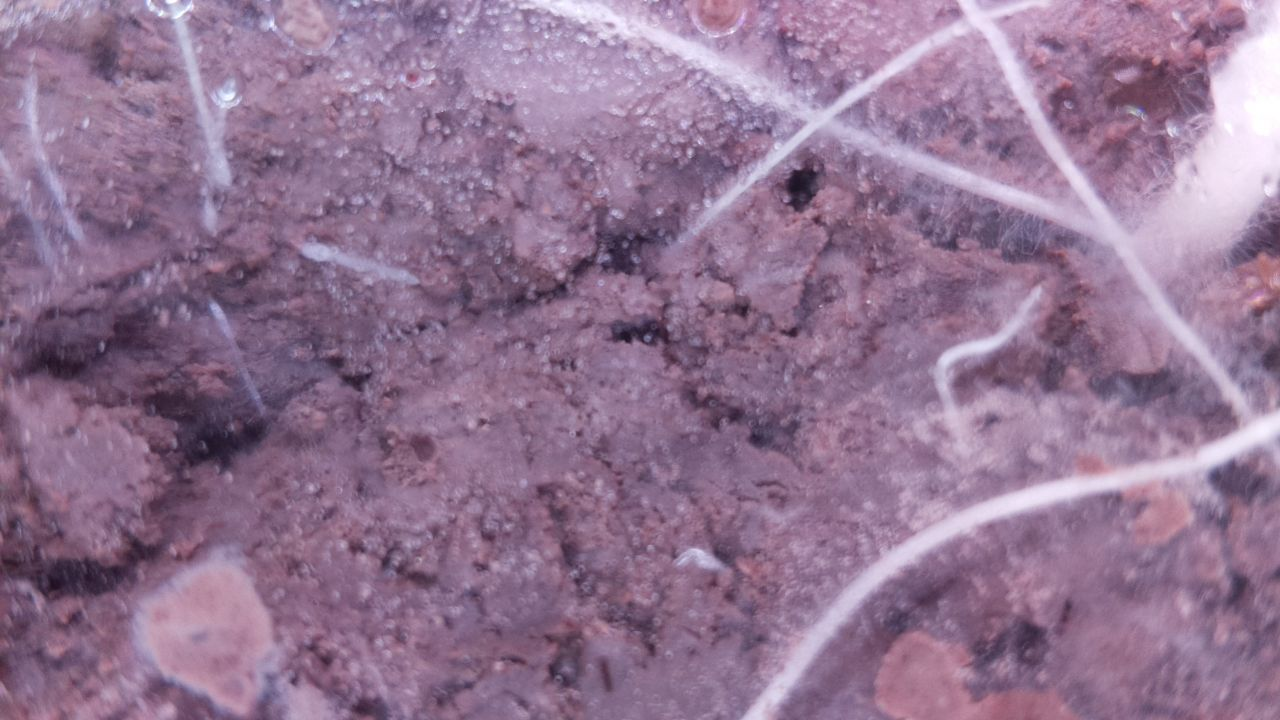
#> input picture Prototype_organized/c1t1/pic2019.07.15-0528t1_8.jpeg, 1280 x 720 px
$ python data_image.py
#> lines starting #> are read from the running program, lines starting #| are printed output that depends on the picture; after the words box and inside, x2 and y2 are one past the last pixel; in counts of white or black regions, pixels touching at a corner belong together
#!/usr/bin/env python
# coding: utf-8

# In[42]:


import pdb
import cv2
import numpy as np
import matplotlib.pyplot as plt
from PIL import Image
import os
import sys
import pandas as pd

files_name = ["Prototype_organized/c1t1/pic2019.07.15-0528t1_8.jpeg",
              "Prototype_organized/c1t2/pic2019.07.15-2309t2_8.jpeg"]

for filename in files_name:
    img = cv2.imread(filename)
#> img is the input picture: shape (720, 1280, 3); mean B, G, R 146, 117.1, 145.9
    gray = cv2.cvtColor(img, cv2.COLOR_BGR2GRAY)
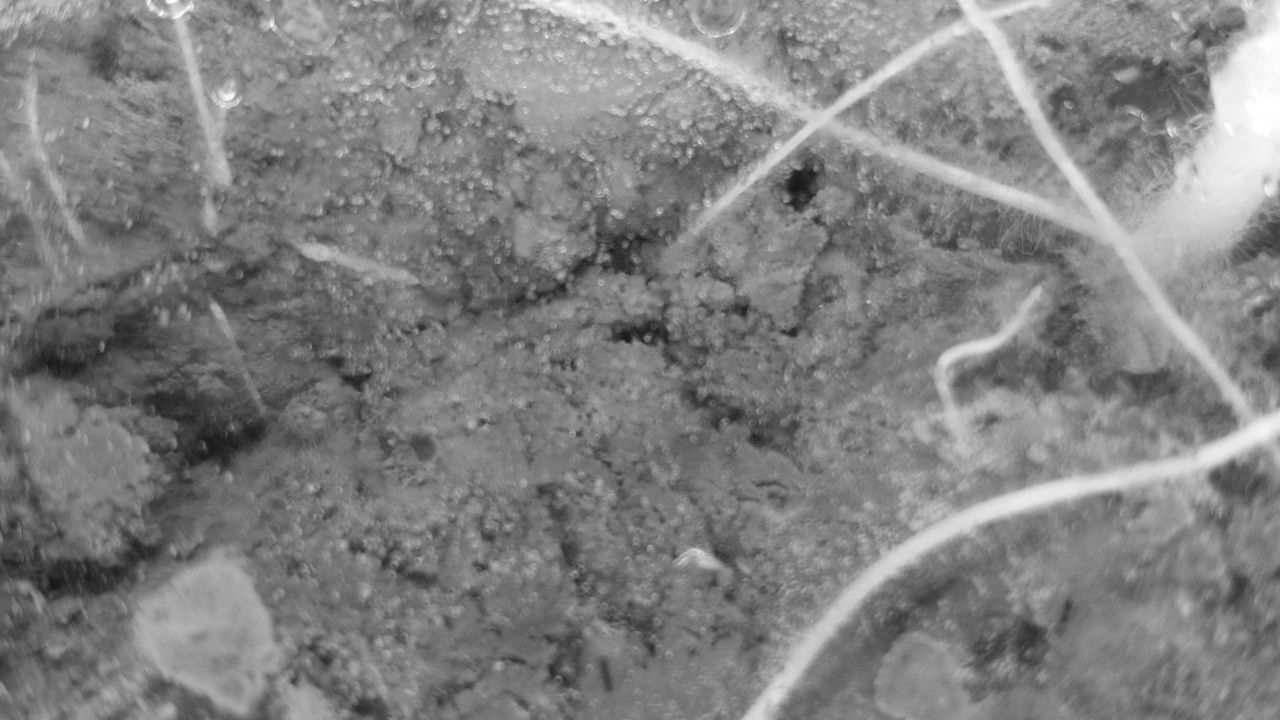
#> gray: shape (720, 1280); min 22, max 255, mean 129

    ret, thresh = cv2.threshold(gray, 170, 255, cv2.THRESH_BINARY)
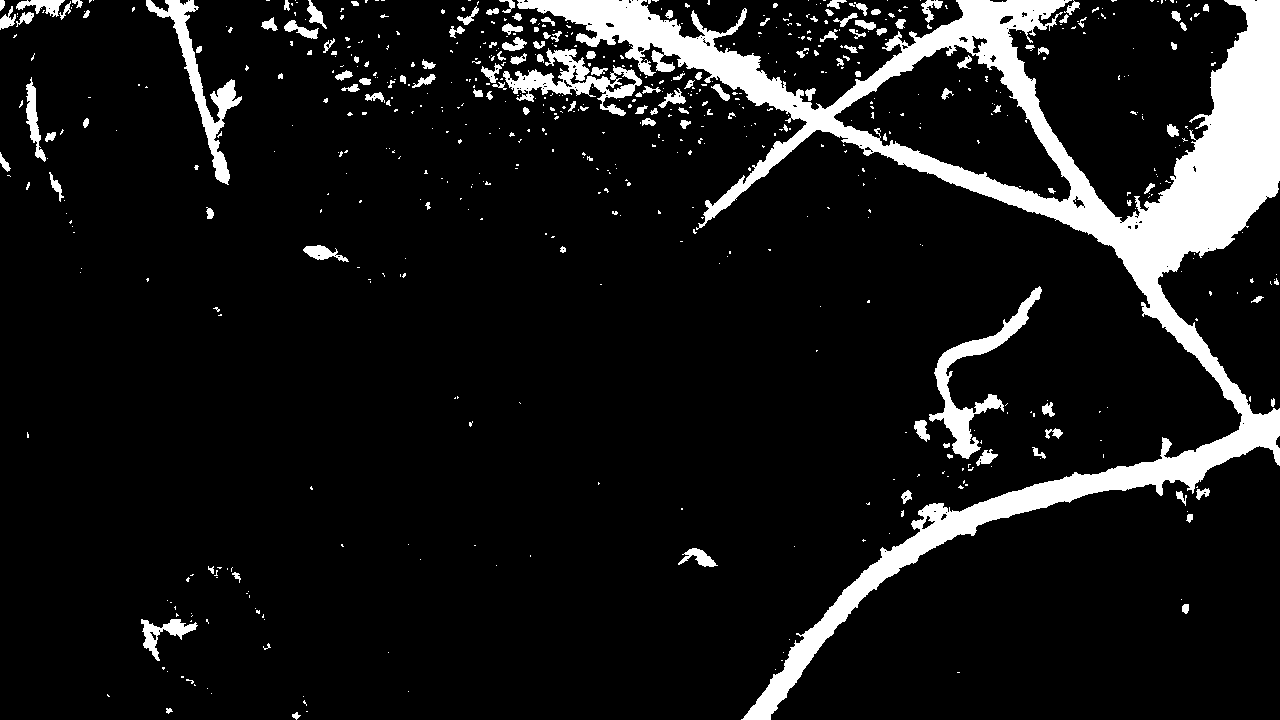
#> thresh: shape (720, 1280); 9.9% white; 653 white regions (511 under 20 px), largest, box (x1, y1, x2, y2) and area: (517, 0, 1280, 720) 67993, (929, 286, 1042, 459) 3580, (146, 0, 242, 185) 3133
    cv2.imshow("Mask", thresh)
    cv2.imwrite("black_white_"+filename.split("/")[-1], thresh)
    root_percentage = cv2.mean(thresh)[0]/255
#> root_percentage = 0.0993
    total_image = img.shape[0]*img.shape[1]
#> total_image = 921600
    root_area = root_percentage*total_image
#> root_area = 91552

    print("Total image area = ", total_image)
#| Total image area =  921600
    print("Total root area = ", root_area)
#| Total root area =  91552.0
    print("Root Percentage = {}%".format(round(root_percentage*100, 2)))
#| Root Percentage = 9.93%
#> pass 2 of the loop `for filename in files_name:`:
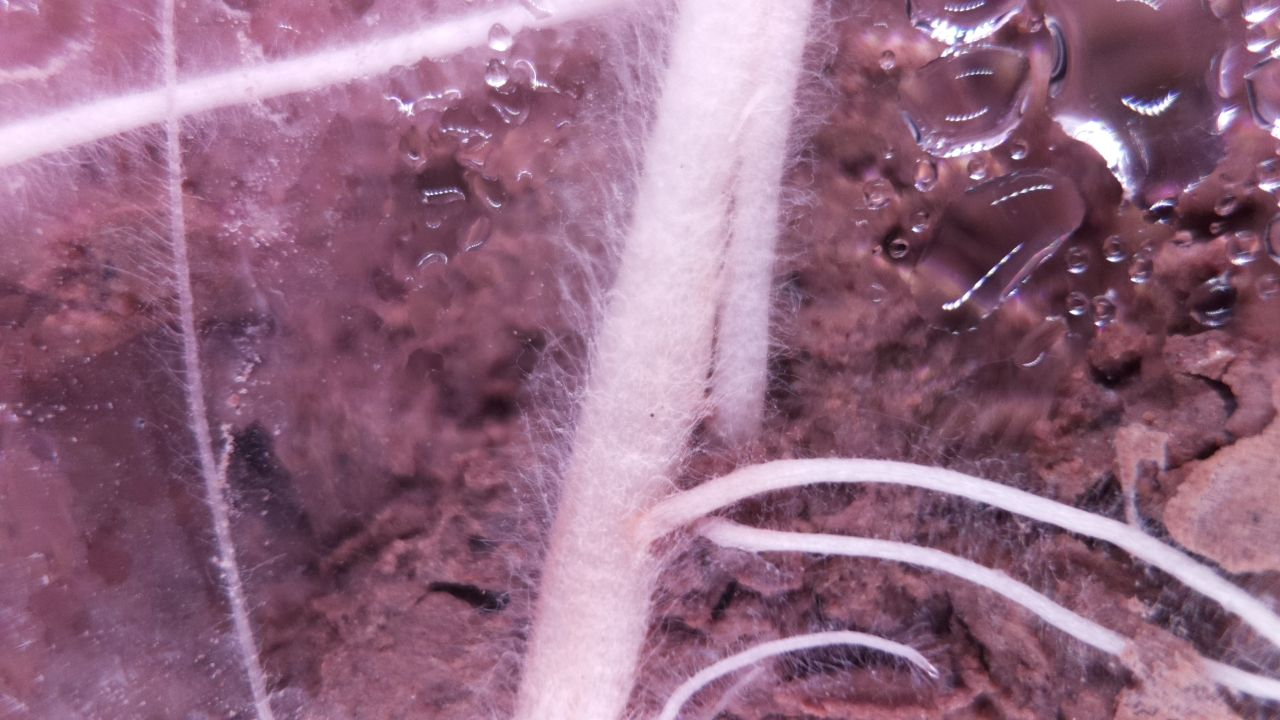
#> input picture Prototype_organized/c1t2/pic2019.07.15-2309t2_8.jpeg, 1280 x 720 px
#> img is the input picture: shape (720, 1280, 3); mean B, G, R 128.4, 104.5, 145.9
#> `gray = cv2.cvtColor(img, cv2.COLOR_BGR2GRAY)`:
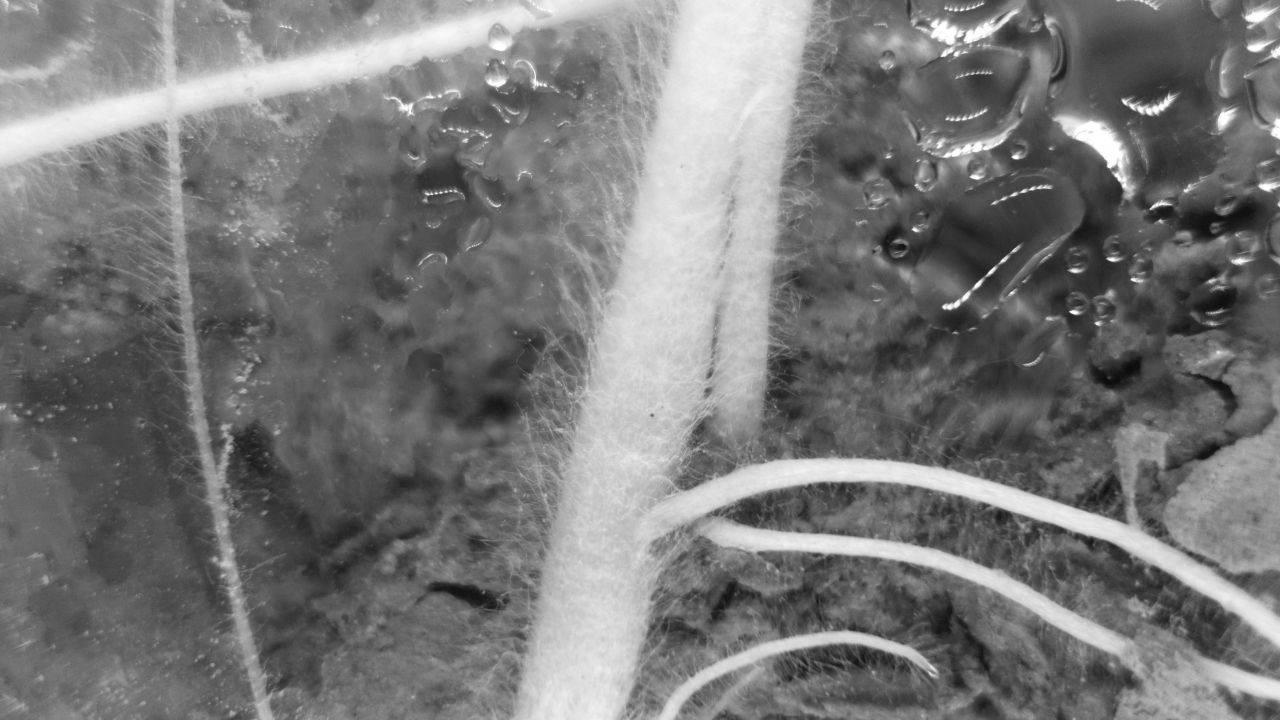
#> gray: shape (720, 1280); min 8, max 255, mean 119.6
#> `ret, thresh = cv2.threshold(gray, 170, 255, cv2.THRESH_BINARY)`:
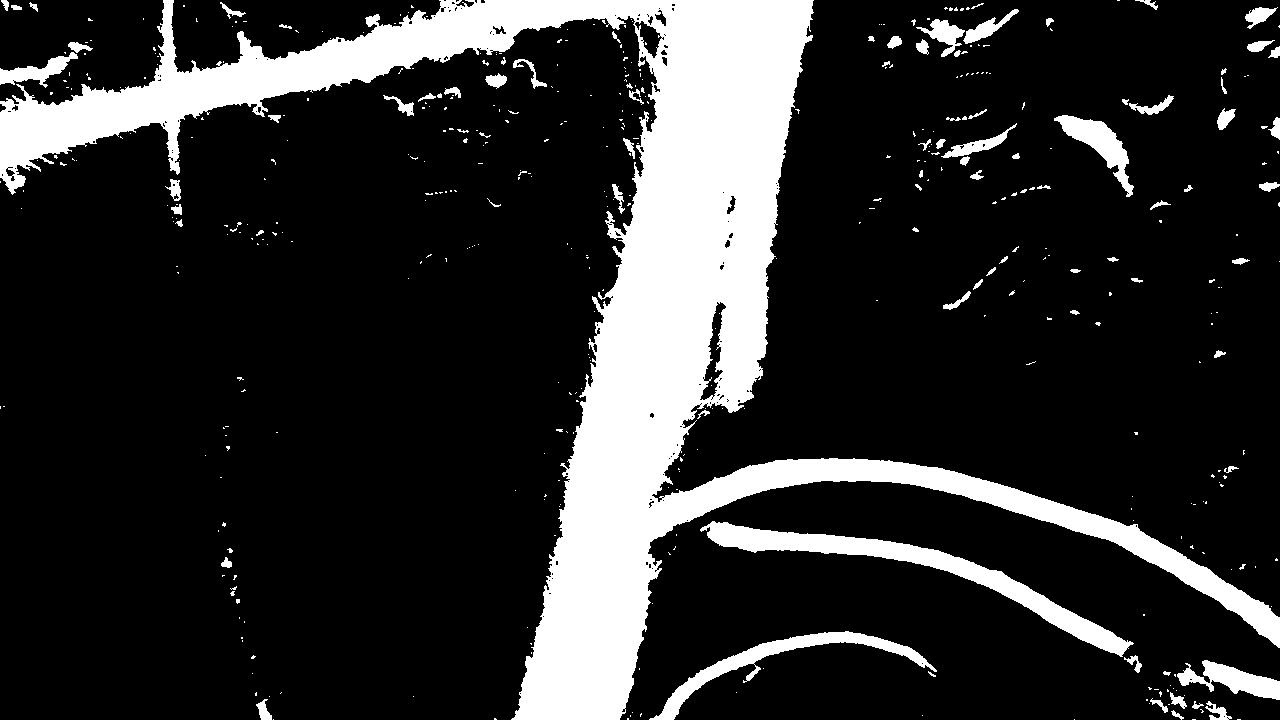
#> thresh: shape (720, 1280); 18.1% white; 464 white regions (378 under 20 px), largest, box (x1, y1, x2, y2) and area: (0, 0, 1280, 720) 140347, (700, 521, 1134, 657) 8286, (649, 631, 937, 720) 3713
#> root_percentage = 0.181
#> root_area = 167072
#| Total image area =  921600
#| Total root area =  167072.0
#| Root Percentage = 18.13%
